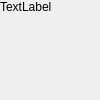
<?xml version="1.0" encoding="UTF-8"?>
<ui version="4.0">
 <class>MainWindow</class>
 <widget class="QMainWindow" name="MainWindow">
  <property name="geometry">
   <rect>
    <x>0</x>
    <y>0</y>
    <width>100</width>
    <height>100</height>
   </rect>
  </property>
  <property name="windowTitle">
   <string>MainWindow</string>
  </property>
  <widget class="QWidget" name="centralWidget">
   <property name="minimumSize">
    <size>
     <width>100</width>
     <height>100</height>
    </size>
   </property>
   <widget class="QLabel" name="ponyLabel">
    <property name="geometry">
     <rect>
      <x>0</x>
      <y>0</y>
      <width>57</width>
      <height>14</height>
     </rect>
    </property>
    <property name="text">
     <string>TextLabel</string>
    </property>
   </widget>
  </widget>
 </widget>
 <layoutdefault spacing="6" margin="11"/>
 <resources/>
 <connections/>
</ui>
